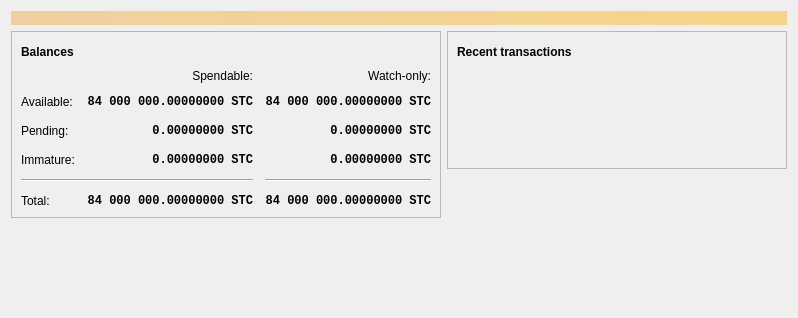
<?xml version="1.0" encoding="UTF-8"?>
<ui version="4.0">
 <class>OverviewPage</class>
 <widget class="QWidget" name="OverviewPage">
  <property name="geometry">
   <rect>
    <x>0</x>
    <y>0</y>
    <width>798</width>
    <height>318</height>
   </rect>
  </property>
  <property name="windowTitle">
   <string>Form</string>
  </property>
  <layout class="QVBoxLayout" name="topLayout">
   <item>
    <widget class="QLabel" name="labelAlerts">
     <property name="visible">
      <bool>false</bool>
     </property>
     <property name="styleSheet">
      <string notr="true">QLabel { background-color: qlineargradient(x1: 0, y1: 0, x2: 1, y2: 0, stop:0 #F0D0A0, stop:1 #F8D488); color:#000000; }</string>
     </property>
     <property name="wordWrap">
      <bool>true</bool>
     </property>
     <property name="margin">
      <number>3</number>
     </property>
     <property name="textInteractionFlags">
      <set>Qt::TextSelectableByMouse</set>
     </property>
    </widget>
   </item>
   <item>
    <layout class="QHBoxLayout" name="horizontalLayout" stretch="1,1">
     <item>
      <layout class="QVBoxLayout" name="verticalLayout_2">
       <item>
        <widget class="QFrame" name="frame">
         <property name="frameShape">
          <enum>QFrame::StyledPanel</enum>
         </property>
         <property name="frameShadow">
          <enum>QFrame::Raised</enum>
         </property>
         <layout class="QVBoxLayout" name="verticalLayout_4">
          <item>
           <layout class="QHBoxLayout" name="horizontalLayout_4">
            <item>
             <widget class="QLabel" name="label_5">
              <property name="font">
               <font>
                <weight>75</weight>
                <bold>true</bold>
               </font>
              </property>
              <property name="text">
               <string>Balances</string>
              </property>
             </widget>
            </item>
            <item>
             <widget class="QPushButton" name="labelWalletStatus">
              <property name="enabled">
               <bool>true</bool>
              </property>
              <property name="maximumSize">
               <size>
                <width>30</width>
                <height>16777215</height>
               </size>
              </property>
              <property name="toolTip">
               <string>The displayed information may be out of date. Your wallet automatically synchronizes with the Stratumcoin network after a connection is established, but this process has not completed yet.</string>
              </property>
              <property name="text">
               <string/>
              </property>
              <property name="icon">
               <iconset resource="../bitcoin.qrc">
                <normaloff>:/icons/warning</normaloff>
                <disabledoff>:/icons/warning</disabledoff>:/icons/warning</iconset>
              </property>
              <property name="iconSize">
               <size>
                <width>24</width>
                <height>24</height>
               </size>
              </property>
              <property name="flat">
               <bool>true</bool>
              </property>
             </widget>
            </item>
            <item>
             <spacer name="horizontalSpacer_3">
              <property name="orientation">
               <enum>Qt::Horizontal</enum>
              </property>
              <property name="sizeHint" stdset="0">
               <size>
                <width>40</width>
                <height>20</height>
               </size>
              </property>
             </spacer>
            </item>
           </layout>
          </item>
          <item>
           <layout class="QGridLayout" name="gridLayout">
            <property name="spacing">
             <number>12</number>
            </property>
            <item row="2" column="2">
             <widget class="QLabel" name="labelWatchPending">
              <property name="font">
               <font>
                <family>Monospace</family>
                <weight>75</weight>
                <bold>true</bold>
               </font>
              </property>
              <property name="cursor">
               <cursorShape>IBeamCursor</cursorShape>
              </property>
              <property name="toolTip">
               <string>Unconfirmed transactions to watch-only addresses</string>
              </property>
              <property name="text">
               <string notr="true">0.00000000 STC</string>
              </property>
              <property name="alignment">
               <set>Qt::AlignRight|Qt::AlignTrailing|Qt::AlignVCenter</set>
              </property>
              <property name="textInteractionFlags">
               <set>Qt::LinksAccessibleByMouse|Qt::TextSelectableByKeyboard|Qt::TextSelectableByMouse</set>
              </property>
             </widget>
            </item>
            <item row="2" column="1">
             <widget class="QLabel" name="labelUnconfirmed">
              <property name="font">
               <font>
                <family>Monospace</family>
                <weight>75</weight>
                <bold>true</bold>
               </font>
              </property>
              <property name="cursor">
               <cursorShape>IBeamCursor</cursorShape>
              </property>
              <property name="toolTip">
               <string>Total of transactions that have yet to be confirmed, and do not yet count toward the spendable balance</string>
              </property>
              <property name="text">
               <string notr="true">0.00000000 STC</string>
              </property>
              <property name="alignment">
               <set>Qt::AlignRight|Qt::AlignTrailing|Qt::AlignVCenter</set>
              </property>
              <property name="textInteractionFlags">
               <set>Qt::LinksAccessibleByMouse|Qt::TextSelectableByKeyboard|Qt::TextSelectableByMouse</set>
              </property>
             </widget>
            </item>
            <item row="3" column="2">
             <widget class="QLabel" name="labelWatchImmature">
              <property name="font">
               <font>
                <family>Monospace</family>
                <weight>75</weight>
                <bold>true</bold>
               </font>
              </property>
              <property name="cursor">
               <cursorShape>IBeamCursor</cursorShape>
              </property>
              <property name="toolTip">
               <string>Mined balance in watch-only addresses that has not yet matured</string>
              </property>
              <property name="text">
               <string notr="true">0.00000000 STC</string>
              </property>
              <property name="alignment">
               <set>Qt::AlignRight|Qt::AlignTrailing|Qt::AlignVCenter</set>
              </property>
              <property name="textInteractionFlags">
               <set>Qt::LinksAccessibleByMouse|Qt::TextSelectableByKeyboard|Qt::TextSelectableByMouse</set>
              </property>
             </widget>
            </item>
            <item row="4" column="0" colspan="2">
             <widget class="Line" name="line">
              <property name="orientation">
               <enum>Qt::Horizontal</enum>
              </property>
             </widget>
            </item>
            <item row="4" column="2">
             <widget class="Line" name="lineWatchBalance">
              <property name="sizePolicy">
               <sizepolicy hsizetype="Preferred" vsizetype="Fixed">
                <horstretch>0</horstretch>
                <verstretch>0</verstretch>
               </sizepolicy>
              </property>
              <property name="minimumSize">
               <size>
                <width>140</width>
                <height>0</height>
               </size>
              </property>
              <property name="orientation">
               <enum>Qt::Horizontal</enum>
              </property>
             </widget>
            </item>
            <item row="5" column="0">
             <widget class="QLabel" name="labelTotalText">
              <property name="text">
               <string>Total:</string>
              </property>
             </widget>
            </item>
            <item row="3" column="1">
             <widget class="QLabel" name="labelImmature">
              <property name="font">
               <font>
                <family>Monospace</family>
                <weight>75</weight>
                <bold>true</bold>
               </font>
              </property>
              <property name="cursor">
               <cursorShape>IBeamCursor</cursorShape>
              </property>
              <property name="toolTip">
               <string>Mined balance that has not yet matured</string>
              </property>
              <property name="text">
               <string notr="true">0.00000000 STC</string>
              </property>
              <property name="alignment">
               <set>Qt::AlignRight|Qt::AlignTrailing|Qt::AlignVCenter</set>
              </property>
              <property name="textInteractionFlags">
               <set>Qt::LinksAccessibleByMouse|Qt::TextSelectableByKeyboard|Qt::TextSelectableByMouse</set>
              </property>
             </widget>
            </item>
            <item row="2" column="3">
             <spacer name="horizontalSpacer_2">
              <property name="orientation">
               <enum>Qt::Horizontal</enum>
              </property>
              <property name="sizeHint" stdset="0">
               <size>
                <width>40</width>
                <height>20</height>
               </size>
              </property>
             </spacer>
            </item>
            <item row="3" column="0">
             <widget class="QLabel" name="labelImmatureText">
              <property name="text">
               <string>Immature:</string>
              </property>
             </widget>
            </item>
            <item row="5" column="1">
             <widget class="QLabel" name="labelTotal">
              <property name="font">
               <font>
                <family>Monospace</family>
                <weight>75</weight>
                <bold>true</bold>
               </font>
              </property>
              <property name="cursor">
               <cursorShape>IBeamCursor</cursorShape>
              </property>
              <property name="toolTip">
               <string>Your current total balance</string>
              </property>
              <property name="text">
               <string notr="true">84 000 000.00000000 STC</string>
              </property>
              <property name="alignment">
               <set>Qt::AlignRight|Qt::AlignTrailing|Qt::AlignVCenter</set>
              </property>
              <property name="textInteractionFlags">
               <set>Qt::LinksAccessibleByMouse|Qt::TextSelectableByKeyboard|Qt::TextSelectableByMouse</set>
              </property>
             </widget>
            </item>
            <item row="5" column="2">
             <widget class="QLabel" name="labelWatchTotal">
              <property name="font">
               <font>
                <family>Monospace</family>
                <weight>75</weight>
                <bold>true</bold>
               </font>
              </property>
              <property name="cursor">
               <cursorShape>IBeamCursor</cursorShape>
              </property>
              <property name="toolTip">
               <string>Current total balance in watch-only addresses</string>
              </property>
              <property name="text">
               <string notr="true">84 000 000.00000000 STC</string>
              </property>
              <property name="alignment">
               <set>Qt::AlignRight|Qt::AlignTrailing|Qt::AlignVCenter</set>
              </property>
              <property name="textInteractionFlags">
               <set>Qt::LinksAccessibleByMouse|Qt::TextSelectableByKeyboard|Qt::TextSelectableByMouse</set>
              </property>
             </widget>
            </item>
            <item row="0" column="2">
             <widget class="QLabel" name="labelWatchonly">
              <property name="text">
               <string>Watch-only:</string>
              </property>
              <property name="alignment">
               <set>Qt::AlignRight|Qt::AlignTrailing|Qt::AlignVCenter</set>
              </property>
             </widget>
            </item>
            <item row="1" column="0">
             <widget class="QLabel" name="labelBalanceText">
              <property name="text">
               <string>Available:</string>
              </property>
             </widget>
            </item>
            <item row="1" column="1">
             <widget class="QLabel" name="labelBalance">
              <property name="font">
               <font>
                <family>Monospace</family>
                <weight>75</weight>
                <bold>true</bold>
               </font>
              </property>
              <property name="cursor">
               <cursorShape>IBeamCursor</cursorShape>
              </property>
              <property name="toolTip">
               <string>Your current spendable balance</string>
              </property>
              <property name="text">
               <string notr="true">84 000 000.00000000 STC</string>
              </property>
              <property name="alignment">
               <set>Qt::AlignRight|Qt::AlignTrailing|Qt::AlignVCenter</set>
              </property>
              <property name="textInteractionFlags">
               <set>Qt::LinksAccessibleByMouse|Qt::TextSelectableByKeyboard|Qt::TextSelectableByMouse</set>
              </property>
             </widget>
            </item>
            <item row="1" column="2">
             <widget class="QLabel" name="labelWatchAvailable">
              <property name="font">
               <font>
                <family>Monospace</family>
                <weight>75</weight>
                <bold>true</bold>
               </font>
              </property>
              <property name="cursor">
               <cursorShape>IBeamCursor</cursorShape>
              </property>
              <property name="toolTip">
               <string>Your current balance in watch-only addresses</string>
              </property>
              <property name="text">
               <string notr="true">84 000 000.00000000 STC</string>
              </property>
              <property name="alignment">
               <set>Qt::AlignRight|Qt::AlignTrailing|Qt::AlignVCenter</set>
              </property>
              <property name="textInteractionFlags">
               <set>Qt::LinksAccessibleByMouse|Qt::TextSelectableByKeyboard|Qt::TextSelectableByMouse</set>
              </property>
             </widget>
            </item>
            <item row="2" column="0">
             <widget class="QLabel" name="labelPendingText">
              <property name="text">
               <string>Pending:</string>
              </property>
             </widget>
            </item>
            <item row="0" column="1">
             <widget class="QLabel" name="labelSpendable">
              <property name="text">
               <string>Spendable:</string>
              </property>
              <property name="alignment">
               <set>Qt::AlignRight|Qt::AlignTrailing|Qt::AlignVCenter</set>
              </property>
             </widget>
            </item>
           </layout>
          </item>
         </layout>
        </widget>
       </item>
       <item>
        <spacer name="verticalSpacer">
         <property name="orientation">
          <enum>Qt::Vertical</enum>
         </property>
         <property name="sizeHint" stdset="0">
          <size>
           <width>20</width>
           <height>40</height>
          </size>
         </property>
        </spacer>
       </item>
      </layout>
     </item>
     <item>
      <layout class="QVBoxLayout" name="verticalLayout_3">
       <item>
        <widget class="QFrame" name="frame_2">
         <property name="frameShape">
          <enum>QFrame::StyledPanel</enum>
         </property>
         <property name="frameShadow">
          <enum>QFrame::Raised</enum>
         </property>
         <layout class="QVBoxLayout" name="verticalLayout">
          <item>
           <layout class="QHBoxLayout" name="horizontalLayout_2">
            <item>
             <widget class="QLabel" name="label_4">
              <property name="font">
               <font>
                <weight>75</weight>
                <bold>true</bold>
               </font>
              </property>
              <property name="text">
               <string>Recent transactions</string>
              </property>
             </widget>
            </item>
            <item>
             <widget class="QPushButton" name="labelTransactionsStatus">
              <property name="enabled">
               <bool>true</bool>
              </property>
              <property name="maximumSize">
               <size>
                <width>30</width>
                <height>16777215</height>
               </size>
              </property>
              <property name="toolTip">
               <string>The displayed information may be out of date. Your wallet automatically synchronizes with the Stratumcoin network after a connection is established, but this process has not completed yet.</string>
              </property>
              <property name="text">
               <string/>
              </property>
              <property name="icon">
               <iconset resource="../bitcoin.qrc">
                <normaloff>:/icons/warning</normaloff>
                <disabledoff>:/icons/warning</disabledoff>:/icons/warning</iconset>
              </property>
              <property name="iconSize">
               <size>
                <width>24</width>
                <height>24</height>
               </size>
              </property>
              <property name="flat">
               <bool>true</bool>
              </property>
             </widget>
            </item>
            <item>
             <spacer name="horizontalSpacer">
              <property name="orientation">
               <enum>Qt::Horizontal</enum>
              </property>
              <property name="sizeHint" stdset="0">
               <size>
                <width>40</width>
                <height>20</height>
               </size>
              </property>
             </spacer>
            </item>
           </layout>
          </item>
          <item>
           <widget class="TransactionOverviewWidget" name="listTransactions">
            <property name="styleSheet">
             <string notr="true">QListView { background: transparent; }</string>
            </property>
            <property name="frameShape">
             <enum>QFrame::NoFrame</enum>
            </property>
            <property name="verticalScrollBarPolicy">
             <enum>Qt::ScrollBarAlwaysOff</enum>
            </property>
            <property name="horizontalScrollBarPolicy">
             <enum>Qt::ScrollBarAlwaysOff</enum>
            </property>
            <property name="sizeAdjustPolicy">
             <enum>QAbstractScrollArea::AdjustToContents</enum>
            </property>
            <property name="selectionMode">
             <enum>QAbstractItemView::NoSelection</enum>
            </property>
            <property name="uniformItemSizes">
             <bool>true</bool>
            </property>
           </widget>
          </item>
         </layout>
        </widget>
       </item>
       <item>
        <spacer name="verticalSpacer_2">
         <property name="orientation">
          <enum>Qt::Vertical</enum>
         </property>
         <property name="sizeHint" stdset="0">
          <size>
           <width>20</width>
           <height>40</height>
          </size>
         </property>
        </spacer>
       </item>
      </layout>
     </item>
    </layout>
   </item>
  </layout>
 </widget>
 <customwidgets>
  <customwidget>
   <class>TransactionOverviewWidget</class>
   <extends>QListView</extends>
   <header>qt/transactionoverviewwidget.h</header>
  </customwidget>
 </customwidgets>
 <resources/>
 <connections/>
</ui>
